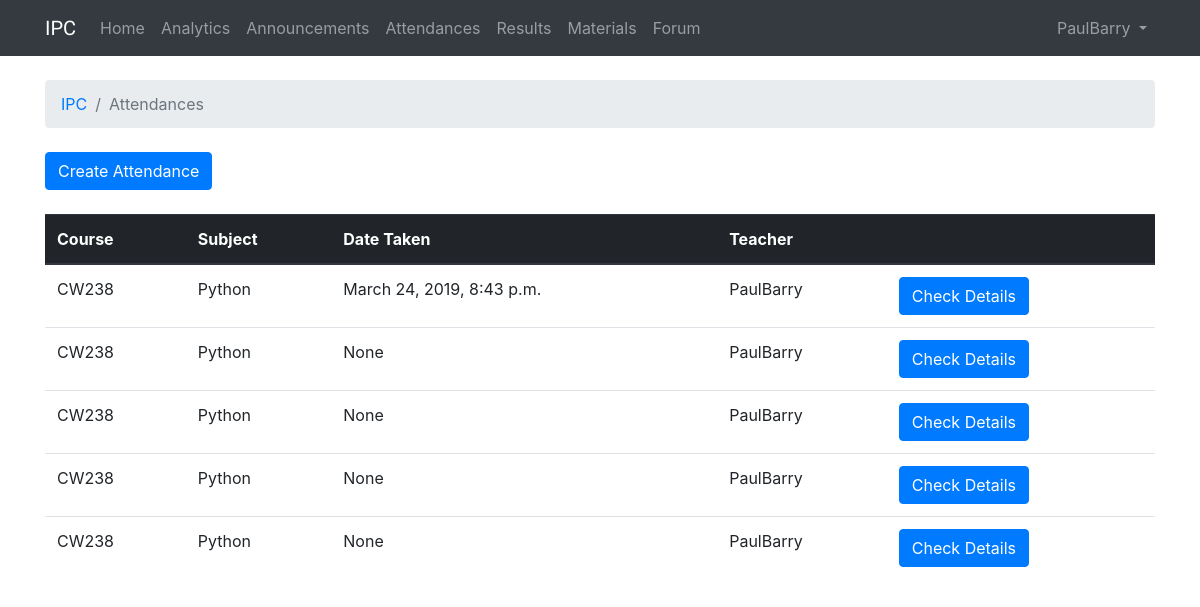
Page /1/attendance (signed in) on the earlier database version.
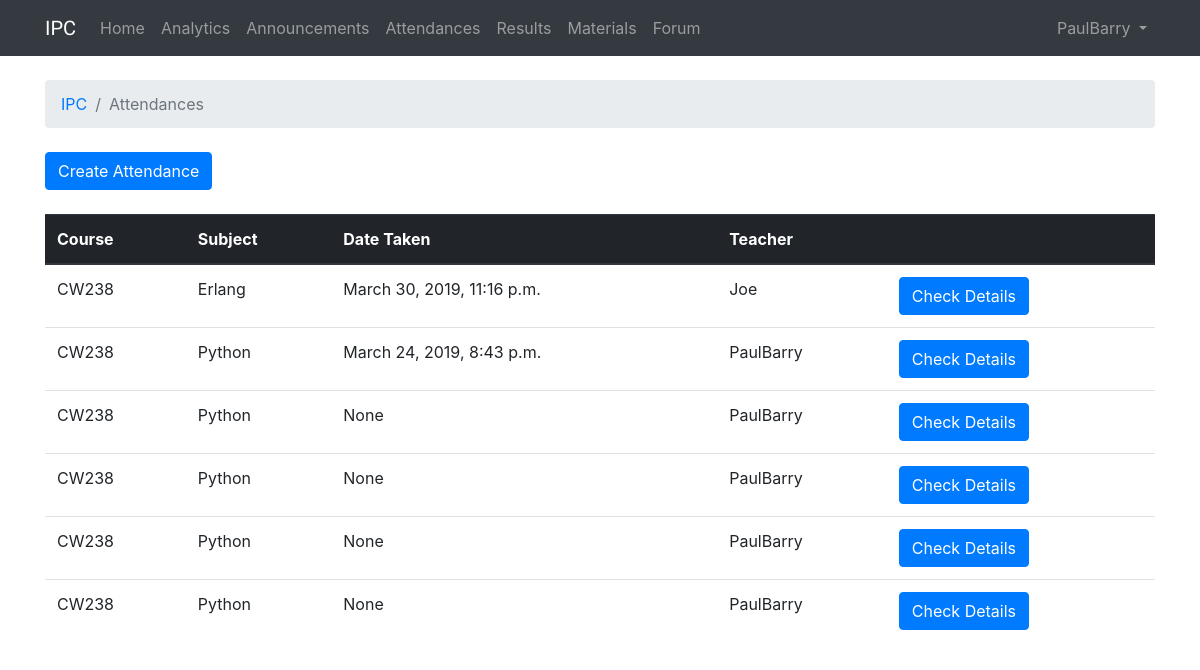
Same page on the later database version.
### IPC/models.py (models this page shows, shortened)
class Attendance(models.Model):
    attendanceDate = models.DateTimeField(auto_now_add=True)
    attendanceTeacherId = models.ForeignKey(User, on_delete=models.CASCADE, related_name='attendance_taker')
    attendanceCourseId = models.ForeignKey(Course, on_delete=models.CASCADE, related_name='current_course')
    attendanceSubject = models.ForeignKey(Subject, on_delete=models.CASCADE)

class Course(models.Model):
    courseName = models.CharField(max_length=255)
    courseCode= models.CharField(max_length=255)
    courseInstitution = models.ForeignKey(Institution, on_delete=models.CASCADE,)
    def __str__(self):
        return self.courseCode

class Subject(models.Model):
    subjectName = models.CharField(max_length=255)
    subjectCourse = models.ForeignKey(Course, on_delete=models.CASCADE)
    subjectTeacherId = models.ForeignKey(User, on_delete=models.CASCADE)
    def __str__(self):
        return self.subjectName

### IPC/views.py (the view, shortened to what this page needs)
# urls.py: path('<int:course_id>/attendance', views.course_attendance, name='course_attendance'),
@login_required
def course_attendance(request, course_id):
    user = request.user
    if user.groups.filter(name='Teacher').exists():
        user_type = "teacher"
    elif user.groups.filter(name='Student').exists():
        user_type = "student"
    if user_type == "teacher":
        attendances = list(Attendance.objects.filter(attendanceCourseId=course_id).order_by('-attendanceDate'))
        current_subject = Subject.objects.get(subjectCourse = course_id, subjectTeacherId = request.user)
        last_attendance = Attendance.objects.filter(attendanceTeacherId=request.user, attendanceCourseId=course_id, attendanceSubject=current_subject).last()
        if not last_attendance:
            lock = "unlock"
        else:
            time_diff = (datetime.utcnow().replace(tzinfo=utc)-last_attendance.attendanceDate)
            seconds = time_diff.total_seconds()
            hours = seconds // 3600
            lock = "lock"
            if hours >= 1:
                lock = "unlock"
        return render(request, 'attendance.html', {'attendances': attendances,
                                                   'user_type': user_type,
                                                   'lock': lock,
                                                   'course_id': course_id,})

### templates/attendance.html (shortened to what this page needs)
{% extends 'base.html' %}
{% block breadcrumb %}
  <li class="breadcrumb-item"><a href="{% url 'course' %}">IPC</a></li>
  <li class="breadcrumb-item active">Attendances</li>
{% endblock %}
{% block content %}
  {% if user_type == "teacher" %}
    <div class="mb-4">
      {% if lock == "lock" %}
        <a class="btn btn-primary" disabled>Create Attendance</a>
      {% elif lock == "unlock" %}
        <a class="btn btn-primary" href="{% url 'create_course_attendance' course_id=course_id %}">Create Attendance</a>
      {% endif %}
    </div>
    <table class="table">
      <thead class="thead-dark">
        <tr>
          <th>Course</th>
          <th>Subject</th>
          <th>Date Taken</th>
          <th>Teacher</th>
          <th></th>
        </tr>
      </thead>
      <tbody>
        {% for attendance in attendances %}
          <tr>
            <td>{{ attendance.attendanceCourseId }}</td>
            <td>{{ attendance.attendanceSubject }}</td>
            <td>{{ attendance.attendanceDate }}</td>
            <td>{{ attendance.attendanceTeacherId }}</td>
            <td><a class="btn btn-primary" href="{% url 'course_attendance_detail' course_id=course_id attendance_id=attendance.id %}">Check Details</a></td>
          </tr>
        {% endfor %}
      </tbody>
    </table>
  {% endif %}
{% endblock %}

Differences in the rows shown:
added Attendance: attendanceCourseId "CW238", attendanceSubject "Erlang", attendanceDate "March 30, 2019, 11:16 p.m.", attendanceTeacherId "Joe"
